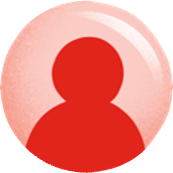
#> input picture 04-20-2026/Picture1.png, 173 x 173 px, found by its file name
$ python diagram_venn.py
#> lines starting #> are read from the running program, lines starting #| are printed output that depends on the picture
"""
diagram_venn.py — Two-person card for slide 5: AIR + Digital Core = Trusted Advisor Team
Recolors Picture1.png (Lilly template avatar) per team using PIL colorize.
Output: diagram_venn.png
"""
import os
import matplotlib
matplotlib.use('Agg')
import matplotlib.pyplot as plt
from matplotlib.patches import FancyBboxPatch
from PIL import Image, ImageOps
import numpy as np

BASE_DIR = os.path.dirname(os.path.abspath(__file__))

EMERALD  = '#10b981'
BLUE     = '#3b82f6'
INDIGO   = '#6366f1'
LIGHT_BG = '#f7f7f7'


def tint_avatar(path, dark_color, light_color='#f7f7f7'):
    """Recolor avatar: dark pixels → dark_color, light pixels → light_color."""
    img   = Image.open(path).convert('RGBA')
    alpha = img.split()[3]
    gray  = img.convert('L')
    tinted = ImageOps.colorize(gray, black=dark_color, white=light_color)
    tinted = tinted.convert('RGBA')
    tinted.putalpha(alpha)
    return np.array(tinted) / 255.0


def place_avatar(ax, arr, cx, cy, size):
    ax.imshow(arr, extent=[cx - size/2, cx + size/2, cy - size/2, cy + size/2],
              aspect='auto', zorder=5)


fig, ax = plt.subplots(figsize=(13, 4.2), facecolor=LIGHT_BG)
ax.set_facecolor(LIGHT_BG)
ax.axis('off')
ax.set_xlim(0, 13)
ax.set_ylim(0, 4.2)

air_avatar = tint_avatar(os.path.join(BASE_DIR, 'assets', 'Picture1.png'), EMERALD)
#> in tint_avatar, img is the input picture: PIL image 173x173 RGBA; mean R, G, B, A 187.8, 98.8, 91.4, 196.6
#> in tint_avatar, `alpha = img.split()[3]`:
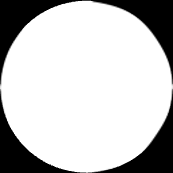
#> alpha: PIL image 173x173 L; min 0, max 255, mean 196.6
#> in tint_avatar, `gray  = img.convert('L')`:
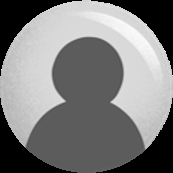
#> gray: PIL image 173x173 L; min 0, max 255, mean 124.5
#> in tint_avatar, `tinted = ImageOps.colorize(gray, black=dark_color, white=light_color)`:
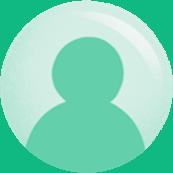
#> tinted: PIL image 173x173 RGB; mean R, G, B 128.4, 214.9, 186.2
#> in tint_avatar, `tinted.putalpha(alpha)`:
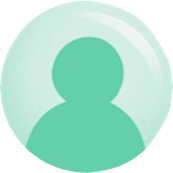
#> tinted: PIL image 173x173 RGBA; mean R, G, B, A 128.4, 214.9, 186.2, 196.6; transparent parts drawn white
dc_avatar  = tint_avatar(os.path.join(BASE_DIR, 'assets', 'Picture1.png'), BLUE)
#> call 2 of tint_avatar, with path = '04-20-2026/assets/Picture1.png', dark_color = '#3b82f6', light_color = '#f7f7f7'
#> in tint_avatar (call 2), `tinted = ImageOps.colorize(gray, black=dark_color, white=light_color)`:
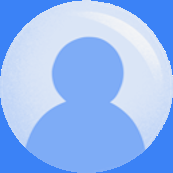
#> tinted: PIL image 173x173 RGB; mean R, G, B 150.3, 186.8, 246
#> in tint_avatar (call 2), `tinted.putalpha(alpha)`:
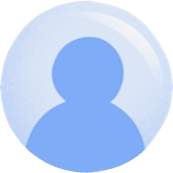
#> tinted: PIL image 173x173 RGBA; mean R, G, B, A 150.3, 186.8, 246, 196.6; transparent parts drawn white

icon_size = 1.50
icon_cy   = 3.10

# AIR
place_avatar(ax, air_avatar, 4.5, icon_cy, icon_size)
ax.text(4.5, icon_cy - icon_size / 2 - 0.20, 'AIR',
        ha='center', va='top', fontsize=17, fontweight='bold', color=EMERALD, zorder=6)

# Digital Core
place_avatar(ax, dc_avatar, 8.5, icon_cy, icon_size)
ax.text(8.5, icon_cy - icon_size / 2 - 0.20, 'Digital Core',
        ha='center', va='top', fontsize=17, fontweight='bold', color=BLUE, zorder=6)

# Together — divider line + plain text
ax.plot([3.2, 9.8], [0.95, 0.95], color=INDIGO, lw=1.0, alpha=0.30, zorder=4)
ax.text(6.5, 0.62, 'Trusted Advisor Team to LRL teams',
        ha='center', va='center', fontsize=13, fontweight='bold', color=INDIGO, zorder=5)

plt.tight_layout(pad=0.2)
plt.savefig(os.path.join(BASE_DIR, 'diagram_venn.png'), dpi=200, facecolor=LIGHT_BG, bbox_inches='tight')
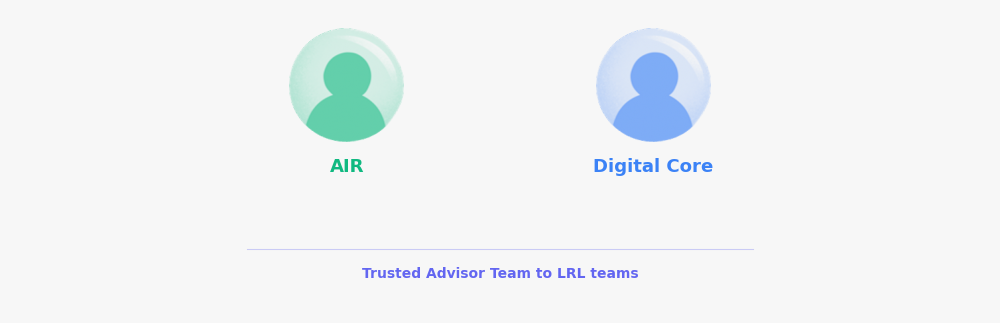
#> figure drawn by matplotlib, 1 panel
print('saved diagram_venn.png')
